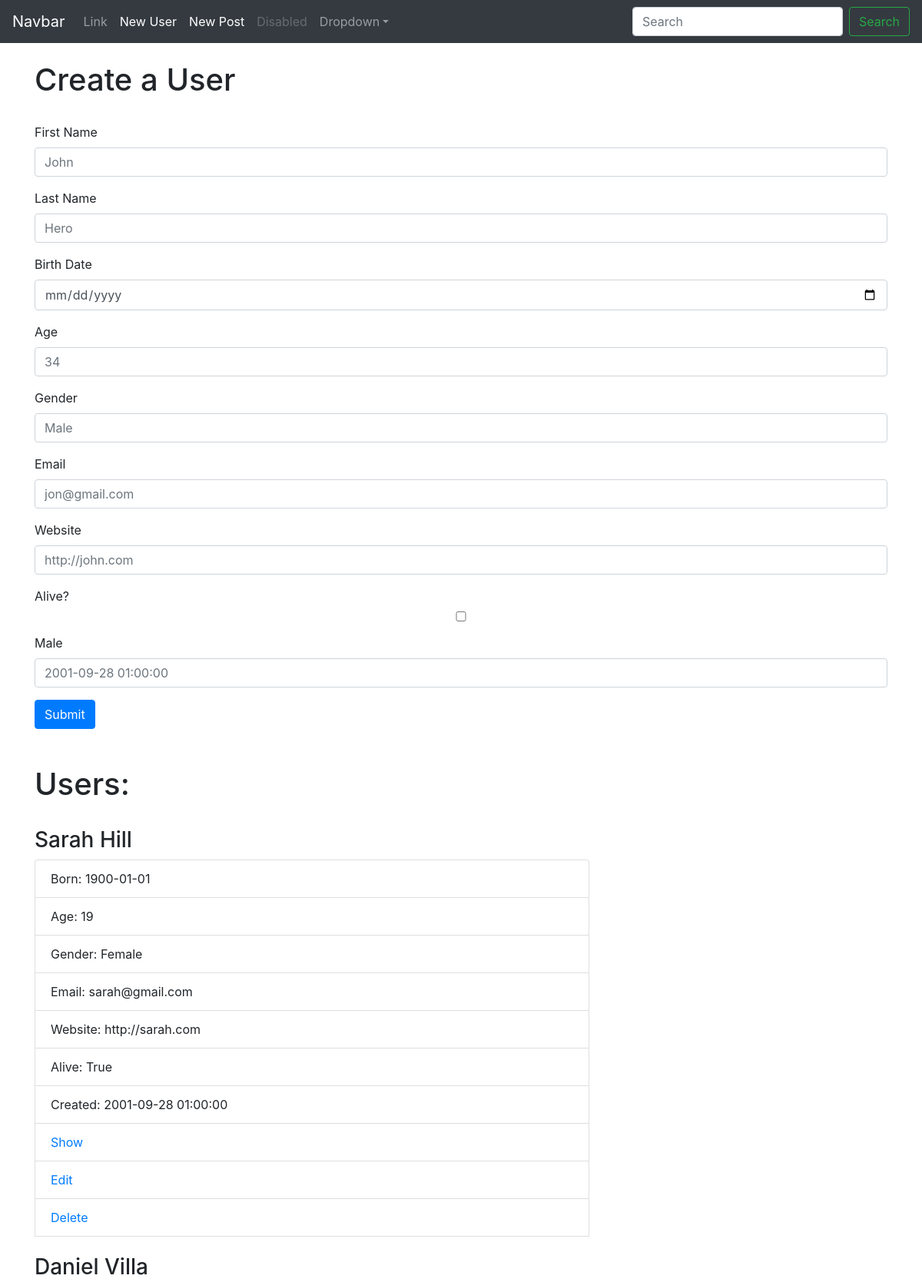
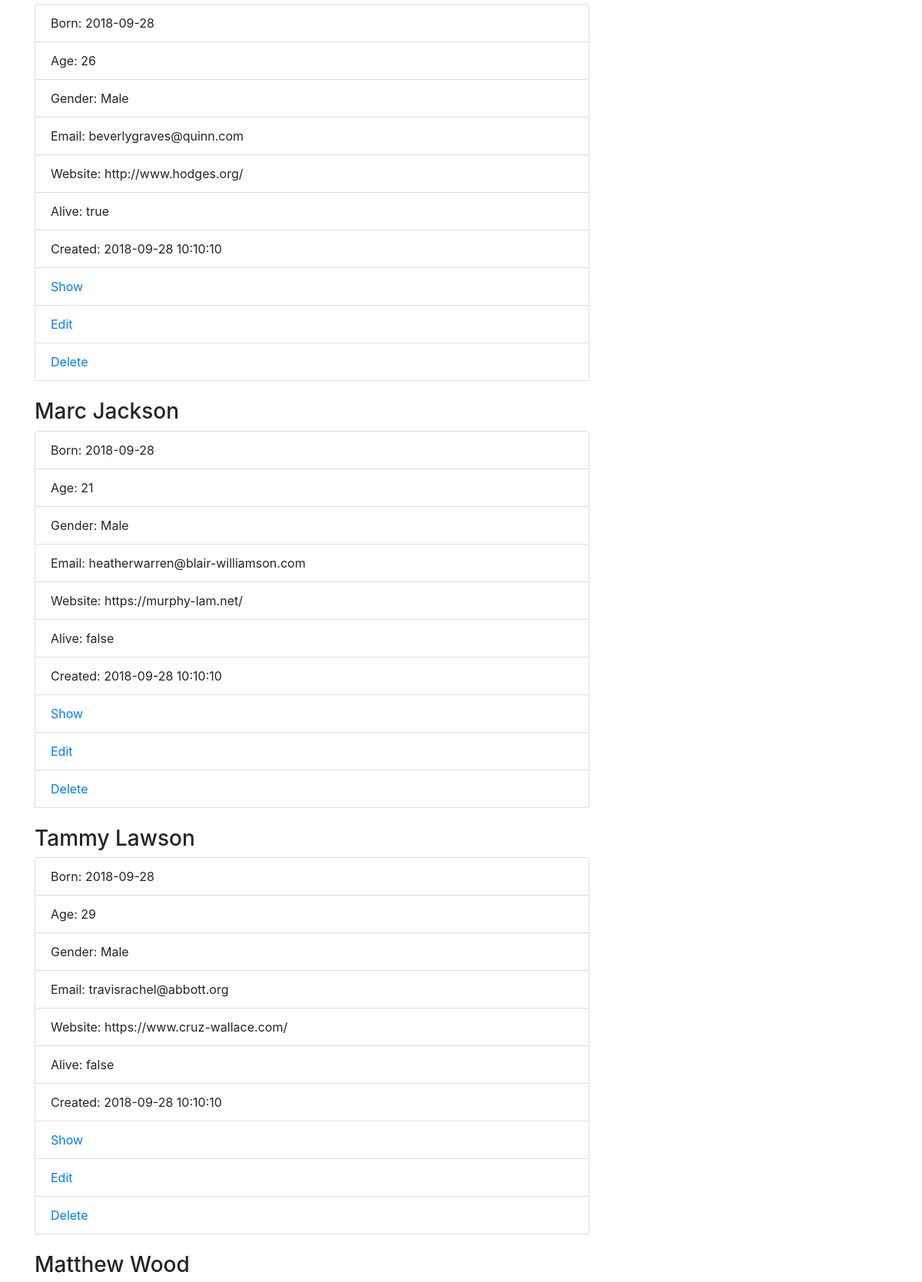
The page / (upper part) on the database its author committed (2 pictures, top to bottom).
### app/models/User.py (models this page shows, shortened)
class User(db.Model):
    __tablename__ = "users"
    id = db.Column(db.Integer, primary_key=True,autoincrement=True)
    first_name = db.Column(db.String(120), nullable=False)
    last_name = db.Column(db.String(120), nullable= False)
    birth_date = db.Column(db.DATE)
    age = db.Column(db.VARCHAR(16))
    gender = db.Column(db.String(6))
    email = db.Column(db.VARCHAR(255), unique=True)
    website = db.Column(db.VARCHAR(255))
    alive = db.Column(db.VARCHAR(6))
    created_at = db.Column(db.TIMESTAMP)

### app/controllers/users.py (the view)
@app.route('/')
def user_index():
  users = User.query.all()
  return render_template('users/index.html',users=users)

### app/templates/users/index.html
{%extends 'layout.html'%}
{%block content%}
      <h1>Create a User</h1><br>
            <form class ="" method="post" action="/user/add">
              <div class="form-group">
                <label for="first_name">First Name</label>
                <input type="text" id="first_name" class="form-control" required='true' name="first_name" style="margin-right:9px" placeholder="John"></div>
              <div class="form-group">
                <label for="last_name">Last Name</label>
                <input type="text" id="last_name" class="form-control" name="last_name" style="margin-right:9px"placeholder="Hero"></div>
              <div class="form-group">
                <label for="birth_date">Birth Date</label>
                <input type="date" id="birth_date" class="form-control" name="birth_date" style="margin-right:9px" placeholder="1900-01-01"></div>
              <div class="form-group">
                <label for="age">Age</label>
                <input type="text" id="age" class="form-control" name="age" style="margin-right:9px" placeholder="34"></div>
              <div class="form-group">
                <label for="gender">Gender</label>
                <input type="text" id="gender" class="form-control" name="gender" style="margin-right:9px" placeholder="Male"></div>
              <div class="form-group">
                <label for="email">Email</label>
                <input type="text" id="email" class="form-control" name="email" style="margin-right:9px" placeholder="jon@gmail.com"></div>
              <div class="form-group">
                <label for="website">Website</label>
                <input type="text" id="website" class="form-control" name="website" style="margin-right:9px" placeholder="http://john.com"></div>
              <div class="form-group">
                <label for="alive">Alive?</label>
                <input type="checkbox" id= "alive" class="form-control" name="alive" style="margin-right:9px"></div>
              <div class="form-group">
                <label for="created">Male</label>
                <input type="datetime" id="created" class="form-control" name="created_at" style="margin-right:9px" placeholder="2001-09-28 01:00:00"></div>
                  <button class="btn btn-primary" type="submit">Submit</button>
            </form>
      <br><br>
      <h1>Users:</h1><br>
      {%for user in users%}
      <h3>{{user.first_name}} {{user.last_name}}</h3>
        <ul class="list-group similar" style="width:65%; height:auto;" >
          <li class="list-group-item">Born: {{user.birth_date}}</li>
          <li class="list-group-item">Age: {{user.age}}</li>
          <li class="list-group-item">Gender: {{user.gender}}</li>
          <li class="list-group-item">Email: {{user.email}}</li>
          <li class="list-group-item">Website: {{user.website}}</li>
          <li class="list-group-item">Alive: {{user.alive}}</li>
          <li class="list-group-item">Created: {{user.created_at}}</li>
          <li class="list-group-item"><a href="users/{{user.id}}">Show</a></li>
          <li class="list-group-item"><a href="users/{{user.id}}/edit">Edit</a></li>
          <li class="list-group-item"><a href="users/{{user.id}}/delete">Delete</a></li>
          <br>
      </ul>
      {%endfor%}
{%endblock%}

### app/templates/layout.html (style rules this page uses)
body { padding-top: 5rem; }

### rows shown on the page
User: first_name "Sarah", last_name "Hill", birth_date "1900-01-01", age "19", gender "Female", email "sarah@gmail.com", website "http://sarah.com", alive "True", created_at "2001-09-28 01:00:00"
User: first_name "Daniel", last_name "Villa", birth_date "2018-09-28", age "26", gender "Male", email "beverlygraves@quinn.com", website "http://www.hodges.org/", alive "true", created_at "2018-09-28 10:10:10"
User: first_name "Marc", last_name "Jackson", birth_date "2018-09-28", age "21", gender "Male", email "heatherwarren@blair-williamson.com", website "https://murphy-lam.net/", alive "false", created_at "2018-09-28 10:10:10"
User: first_name "Tammy", last_name "Lawson", birth_date "2018-09-28", age "29", gender "Male", email "travisrachel@abbott.org", website "https://www.cruz-wallace.com/", alive "false", created_at "2018-09-28 10:10:10"
User: first_name "Matthew", last_name "Wood"
